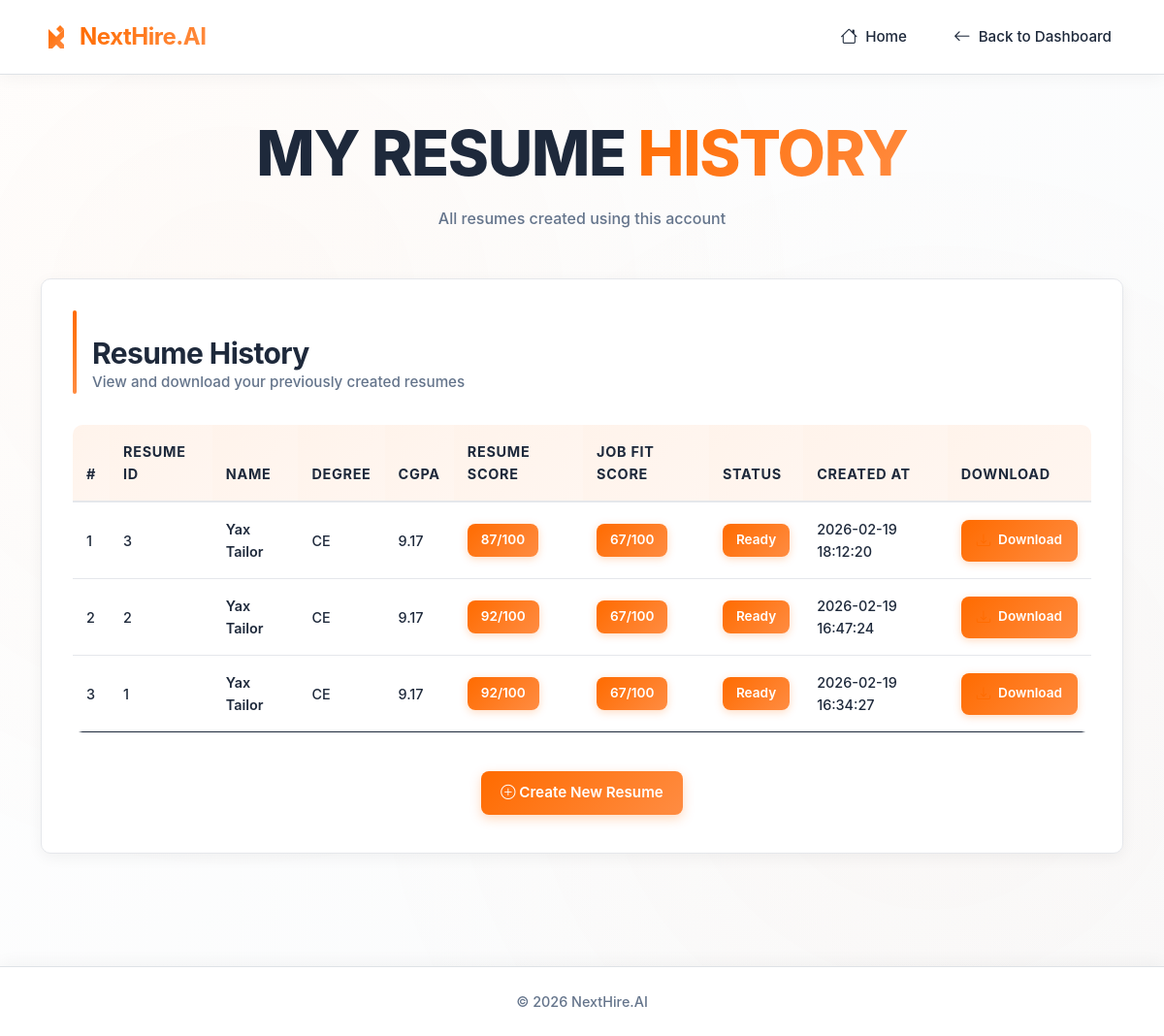
Page /my_resumes (signed in) on the earlier database version.
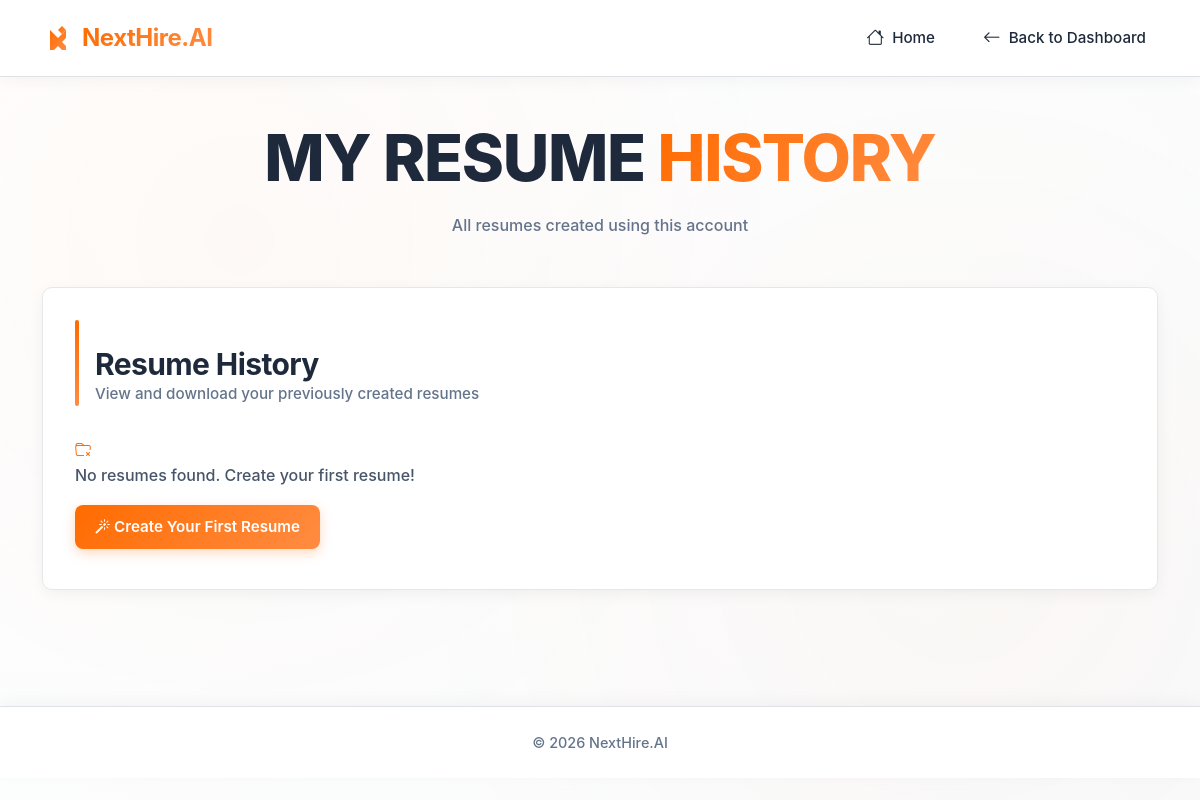
Same page on the later database version.
### tables this page shows
CREATE TABLE resumes (
        id INTEGER PRIMARY KEY AUTOINCREMENT,
        user_email TEXT,
        name TEXT,
        phone TEXT,
        email TEXT,
        degree TEXT,
        cgpa TEXT,
        skills TEXT,
        projects TEXT,
        file_path TEXT
    , score INTEGER, status TEXT, created_at TEXT, github_username TEXT, city TEXT, about_yourself TEXT, job_fit_score INTEGER DEFAULT 0, report_pdf_path TEXT, pdf_report BLOB, pdf_generated_at TEXT);

### app.py (the view)
@app.route("/my_resumes")
def my_resumes():
    if "user_email" not in session:
        return redirect("/login_page")
    user_email = session["user_email"]
    conn = get_db()
    cur = conn.cursor()
    cur.execute("""
        SELECT id, name, degree, cgpa, score, status, created_at, file_path, job_fit_score
        FROM resumes
        WHERE user_email = ?
        ORDER BY created_at DESC
    """, (user_email,))
    resumes = cur.fetchall()
    conn.close()
    return render_template("my_resumes.html", resumes=resumes)

### app.py (called while the page is built)
def get_db():
    return sqlite3.connect(DB_NAME)

### templates/my_resumes.html (shortened to what this page needs)
<!DOCTYPE html>
<html lang="en">
<head>
    <link href="https://cdn.jsdelivr.net/npm/bootstrap@5.3.2/dist/css/bootstrap.min.css" rel="stylesheet">
    <link rel="stylesheet" href="https://cdn.jsdelivr.net/npm/bootstrap-icons@1.11.0/font/bootstrap-icons.css">
    <link rel="stylesheet" href="{{ url_for('static', filename='css/style.css') }}">
</head>
<body>
  <header class="border-bottom py-3">
    <div class="container d-flex justify-content-between align-items-center">
      <a href="/" class="navbar-brand d-flex align-items-center gap-2 text-decoration-none">
        <h5 class="mb-0 fw-bold">NextHire.AI</h5>
      </a>
      <nav class="d-none d-md-flex gap-4">
        <a class="nav-link" href="/"><i class="bi bi-house"></i> Home</a>
        <a class="nav-link" href="/dashboard"><i class="bi bi-arrow-left"></i> Back to Dashboard</a>
      </nav>
    </div>
  </header>
  <section class="py-5" id="resume-history">
    <div class="container">
      <div class="text-center mb-5">
        <h1 class="hero-title" style="font-size: 4rem;">
          MY RESUME <span class="hero-accent">HISTORY</span>
        </h1>
        <p class="text-muted">All resumes created using this account</p>
      </div>
      <div class="row justify-content-center">
        <div class="col-12">
          <div class="panel">
            <div class="section-heading-container">
              <div>
                <h3 class="mb-0">Resume History</h3>
                <p class="text-muted small mb-0">View and download your previously created resumes</p>
              </div>
            </div>
            {% if resumes %}
            <div class="table-responsive">
              <table class="table align-middle">
                <thead>
                  <tr>
                    <th class="primary-data">#</th>
                    <th class="primary-data">Resume ID</th>
                    <th class="primary-data">Name</th>
                    <th class="primary-data">Degree</th>
                    <th class="primary-data">CGPA</th>
                    <th class="primary-data">Resume Score</th>
                    <th class="primary-data">Job Fit Score</th>
                    <th class="primary-data">Status</th>
                    <th class="primary-data">Created At</th>
                    <th class="primary-data">Download</th>
                  </tr>
                </thead>
                <tbody>
                  {% for r in resumes %}
                  <tr>
                    <td class="secondary-data">{{ loop.index }}</td>
                    <td class="secondary-data">{{ r[0] }}</td>
                    <td class="primary-data">{{ r[1] }}</td>
                    <td class="secondary-data">{{ r[2] }}</td>
                    <td class="secondary-data">{{ r[3] }}</td>
                    <td>
                      {% if r[4] %}
                        <span class="dashboard-badge">{{ r[4] }}/100</span>
                      {% else %}
                        <span class="text-muted">N/A</span>
                      {% endif %}
                    </td>
                    <td>
                      {% if r[8] and r[8] > 0 %}
                        <span class="dashboard-badge">{{ r[8] }}/100</span>
                      {% else %}
                        <span class="text-muted">-</span>
                      {% endif %}
                    </td>
                    <td>
                      {% if r[5] %}
                        <span class="dashboard-badge">{{ r[5] }}</span>
                      {% else %}
                        <span class="text-muted">N/A</span>
                      {% endif %}
                    </td>
                    <td class="secondary-data">{{ r[6] }}</td>
                    <td>
                      <a href="/download/{{ r[7].split('/')[-1] }}" class="dashboard-action-btn">
                        <i class="bi bi-download"></i> Download
                      </a>
                    </td>
                  </tr>
                  {% endfor %}
                </tbody>
              </table>
            </div>
            <div class="text-center mt-4">
              <a href="/dashboard" class="comic-button">
                <i class="bi bi-plus-circle"></i> Create New Resume
              </a>
            </div>
            {% else %}
            <div class="table-empty-state">
              <i class="bi bi-folder-x"></i>
              <p>No resumes found. Create your first resume!</p>
              <div class="mt-3">
                <a href="/dashboard" class="comic-button">
                  <i class="bi bi-magic"></i> Create Your First Resume
                </a>
              </div>
            </div>
            {% endif %}
          </div>
        </div>
      </div>
    </div>
  </section>
  <footer class="border-top py-4 mt-5">
    <div class="container text-center text-muted small">
      © 2026 NextHire.AI
    </div>
  </footer>
</body>
</html>

Differences in the rows shown:
removed resumes: id "3", name "Yax Tailor", degree "CE", cgpa "9.17", score "87", job_fit_score "67", status "Ready", created_at "2026-02-19 18:12:20"
removed resumes: id "2", name "Yax Tailor", degree "CE", cgpa "9.17", score "92", job_fit_score "67", status "Ready", created_at "2026-02-19 16:47:24"
removed resumes: id "1", name "Yax Tailor", degree "CE", cgpa "9.17", score "92", job_fit_score "67", status "Ready", created_at "2026-02-19 16:34:27"
Other differences:
text no longer shown: "# RESUME ID NAME DEGREE CGPA RESUME SCORE JOB FIT SCORE STATUS CREATED AT DOWNLOAD Create New Resume"
text now shown: "No resumes found. Create your first resume! Create Your First Resume"
